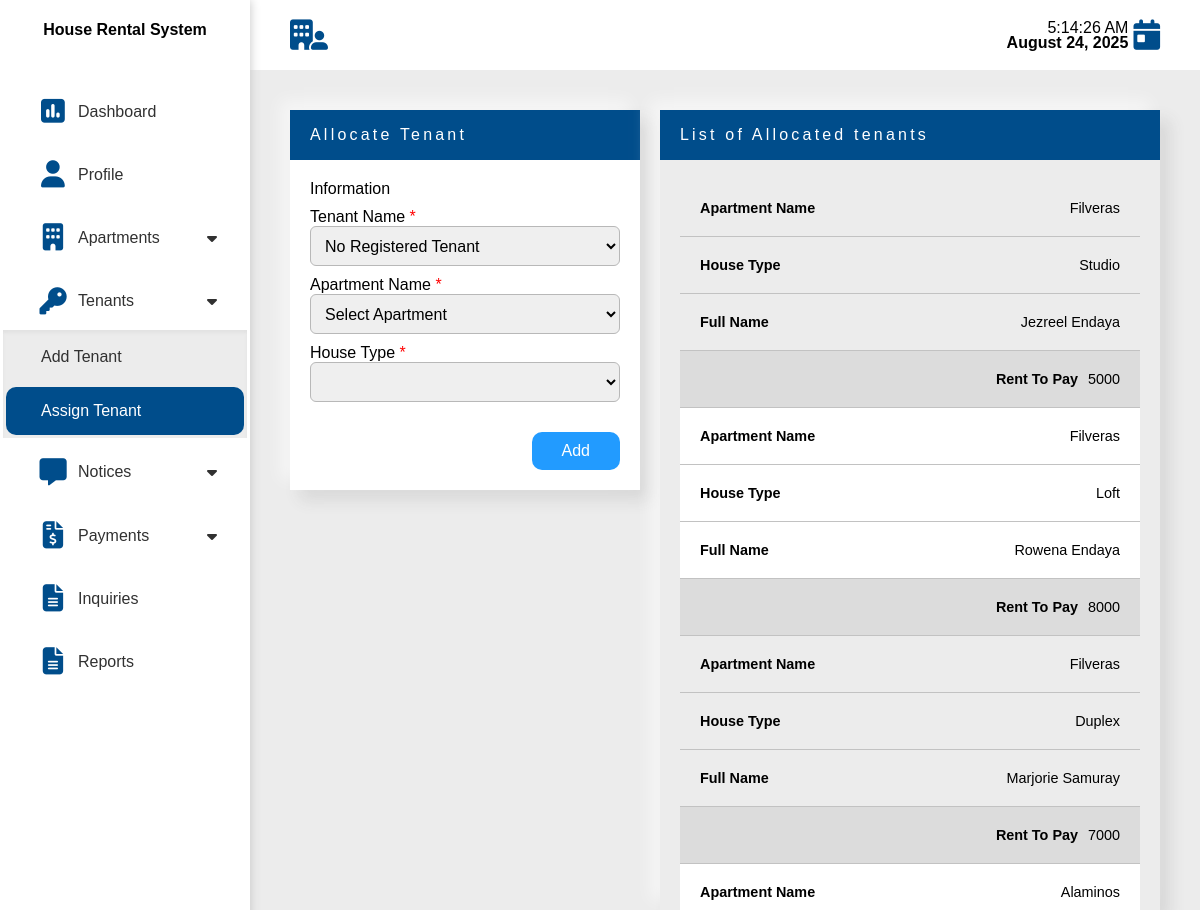
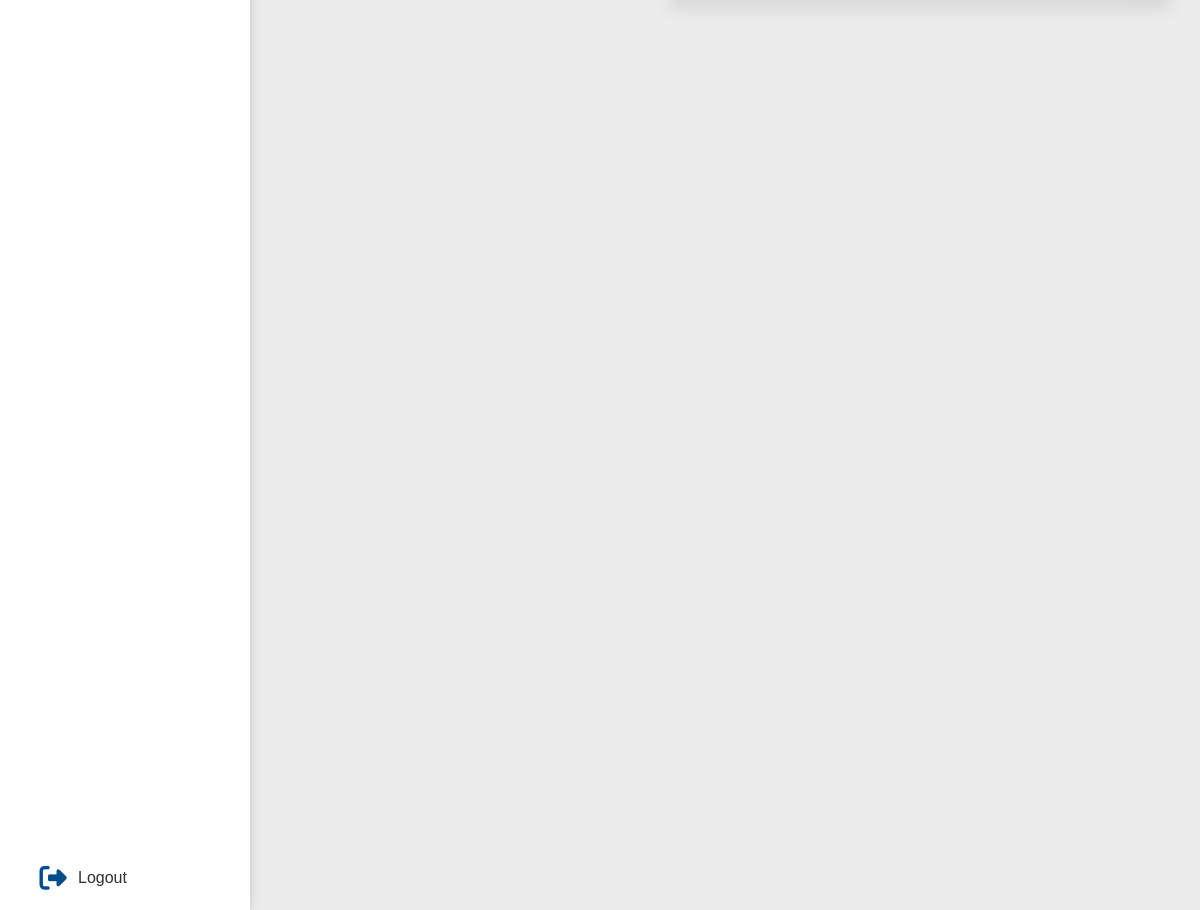
Page /landlord/assign-tenant.php (signed in) on the committed database (2 pictures, top to bottom).
### tables this page shows
CREATE TABLE `tblassign_tenant` (
  `Assignment_ID` int(11) NOT NULL,
  `Tenant_ID` int(11) NOT NULL,
  `House_ID` int(11) NOT NULL
);

CREATE TABLE `tblapartment` (
  `Apartment_ID` int(11) NOT NULL,
  `Owner_ID` int(11) NOT NULL,
  `Apartment_Name` varchar(255) NOT NULL,
  `Apartment_Type` varchar(55) NOT NULL
);

CREATE TABLE `tblhouse` (
  `House_ID` int(11) NOT NULL,
  `Apartment_ID` int(11) NOT NULL,
  `House_Type` varchar(55) NOT NULL,
  `No_Bedroom` int(11) NOT NULL,
  `No_ComfortRoom` int(11) NOT NULL,
  `Monthly_Rent` int(11) NOT NULL,
  `Description` varchar(255) NOT NULL,
  `image` longblob NOT NULL,
  `Status` varchar(55) NOT NULL
);

CREATE TABLE `tbltenant` (
  `Tenant_ID` int(11) NOT NULL,
  `Owner_ID` int(11) NOT NULL,
  `Firstname` varchar(55) NOT NULL,
  `Middlename` varchar(55) NOT NULL,
  `Lastname` varchar(55) NOT NULL,
  `Email_Address` varchar(55) NOT NULL,
  `Password` varchar(55) NOT NULL,
  `Contact_Number` bigint(11) NOT NULL,
  `Start_Date` date NOT NULL,
  `End_Date` date NOT NULL
);

### include/fetch-id.php (called while the page is built, shortened)
<?php
if (isset($_SESSION['User_ID'])) {
    $id = $_SESSION['User_ID'];
    $owneridquery = "SELECT * from tblowners where User_ID='$id'";
    $owneridresult = $con->query($owneridquery) or die($con->error);
    $owneridrow = $owneridresult->fetch_assoc();
    @$ownerid = $owneridrow['Owner_ID'];
    $tenantnullquery = "SELECT `tbltenant`.*,tbltenant.Tenant_ID as tenantid, `tblassign_tenant`.*
    FROM `tbltenant`
    LEFT JOIN `tblassign_tenant` ON `tblassign_tenant`.`Tenant_ID` = `tbltenant`.`Tenant_ID`
    where House_ID is null;";
    $tenantnullresult = $con->query($tenantnullquery);
    $occupied_house_query = "SELECT `tblassign_tenant`.*, `tbltenant`.*,`tbltenant`.Owner_ID as ownerid, `tblhouse`.*, `tblapartment`.*
    FROM `tblassign_tenant`
        LEFT JOIN `tbltenant` ON `tblassign_tenant`.`Tenant_ID` = `tbltenant`.`Tenant_ID`
        LEFT JOIN `tblhouse` ON `tblassign_tenant`.`House_ID` = `tblhouse`.`House_ID`
        LEFT JOIN `tblapartment` ON `tblhouse`.`Apartment_ID` = `tblapartment`.`Apartment_ID` WHERE tbltenant.Owner_ID='$ownerid'";
    $result_occupied_house = $con->query($occupied_house_query);
} else {
    header('Location: ../login.php');
}
?>

### landlord/assign-tenant.php (the view, shortened to what this page needs)
<?php
include_once "../connection/dbcon.php";
include_once "../include/fetch-id.php";
?>
<!DOCTYPE html>
<html lang="en">
<head>
    <?php include "../include/icon/fontawesome.php"; ?>
    <link rel="stylesheet" href="css/style.css">
    <link rel="stylesheet" href="css/table.css">
    <link rel="stylesheet" href="css/input-handler.css">
</head>
<body>
    <div class="container">
        <?php
        include 'include/sidebar.php'
        ?>
        <main>
            <header>
                <i class="fa-solid fa-building-user"></i>
                <div class="time">
                    <div class="dateTime">
                        <?php
                        include "include/time.php"
                        ?>
                    </div>
                    <i class="fa-solid fa-calendar-day"></i>
                </div>
            </header>
            <div class="content">
                <div class="add-apartment add-maincontent">
                    <div class="heading">
                        <p>Allocate Tenant</p>
                    </div>
                    <div class="body">
                        <form action="php/assign-tenant.php" method="POST">
                            <div class="personal-info">
                                <div class="header">
                                    <p>Information</p>
                                </div>
                                <div class="info-content">
                                    <div class="input-handler">
                                        <label for="tenantname">Tenant Name <span>*</span></label>
                                        <select name="tenantName" id="">
                                            <?php
                                            if($tenantnullresult->num_rows>0){
                                            ?>
                                                <option value="tenantname" disabled selected>Tenant Name</option>
                                            <?php foreach ($tenantnullid as $tenantids) { ?>?>
                                                <option value='<?php echo $tenantids['tenantid']; ?>'><?php echo $tenantids['Firstname']?></option>
                                            <?php }
                                            }else{
                                                ?>
                                                <option value='noregister'>No Registered Tenant</option>
                                                <?php
                                            }
                                            ?>
                                        </select>
                                    </div>
                                    <div class="input-handler">
                                        <label for="apartment-name">Apartment Name <span>*</span></label>
                                        <select name="apartmentName" id="apartment-info" >
                                            <option value="" disabled selected>Select Apartment</option>
                                        </select>
                                    </div>
                                    <div class="input-handler">
                                        <label for="name">House Type <span>*</span></label>
                                        <select name="houseType" id="house-info" >
                                        </select>
                                    </div>
                                    <div class="button-add">
                                        <button type="submit" name="submit">Add</button>
                                    </div>
                                </div>
                            </div>
                        </form>
                    </div>
                </div>
                <div class="apartment-table all-table">
                    <div class="heading">
                        <p>List of Allocated tenants</p>
                    </div>
                    <div class="table-body">
                        <?php if($result_occupied_house->num_rows>0){?>
                        <table class="table-default">
                            <tbody>
                                <?php while($rowoccupy = $result_occupied_house->fetch_assoc()){?>
                                <tr>
                                    <td data-title="Apartment Name"><?php echo $rowoccupy['Apartment_Name'] ?></td>
                                    <td data-title="House Type"><?php echo $rowoccupy['House_Type'];  ?></td>
                                    <td data-title="Full name"><?php echo $rowoccupy['Firstname']." ".$rowoccupy['Lastname']; ?></td>
                                    <td data-title="Rent to Pay"><?php echo  $rowoccupy['Monthly_Rent'];?></td>
                                </tr>
                                <?php }?>
                            </tbody>
                        </table>
                        <?php }else{
                            ?>
                                <div class="empty-content">
                                    <p>All Tenants are Allocated / No Tenant Registered</p>
                                </div>
                            <?php
                        }
                        ?>
                    </div>
                </div>
            </div>
        </main>
    </div>
</body>
</html>

### landlord/css/style.css (style rules this page uses)
:root { --main-font-family: Arial, Helvetica, sans-serif; --main-color: #004d8b; --secondary-color: #229bff; --warning: rgb(255, 87, 87); --success: #04AA6D; --success-hover: #028d5a; }
.content .add-maincontent { background-color: #ececec; box-shadow: -10px -10px 15px rgba(255, 255, 255, 0.5), 10px 10px 15px rgba(70, 70, 70, 0.12); overflow: hidden; display: flex; flex-direction: column; flex: 1 0; min-width: 350px; height: 100%; }
main header { display: flex; justify-content: space-between; align-items: center; height: 70px; }
.time { display: flex; align-items: center; gap: 5px; }
.time i, header i { font-size: 1.9rem; color: var(--main-color); }
.dateTime { display: flex; flex-direction: column; align-items: end; }
.heading { background-color: var(--main-color); padding: 10px 20px; color: white; letter-spacing: 0.2rem; display: flex; justify-content: space-between; align-items: center; width: 100%; line-height: 30px; }
.add-maincontent .body { padding: 20px; background-color: white; }
.body .personal-info { display: block; width: 100%; }
.personal-info .info-content { display: grid; grid-template-columns: repeat(auto-fill,minmax(300px,1fr)); grid-gap: 10px; width: 100%; margin-top: 10px; }
.content .body { width: 100%; display: grid; grid-gap: 20px; }
.button-add button { color: white !important; }
form select,form textarea { padding: 10px; }
@media only screen and (max-width: 1400px) { .all-table { max-height: 800px; overflow: auto; } }
@media only screen and (max-width: 1400px) { .table-default td { display: flex; justify-content: space-between; position: relative; border-bottom: 1px solid rgb(194, 194, 194); } }
@media only screen and (max-width: 1400px) { .table-default td::before { content: attr(data-title); font-weight: bold; } }
@media only screen and (max-width: 1400px) { .table-default td:last-child { display: flex; justify-content: flex-end; gap: 10px; width: 100%; background-color: gainsboro; } }

### landlord/css/table.css (style rules this page uses)
:root { --main-font-family: Arial, Helvetica, sans-serif }
.all-table { background-color: #ececec; box-shadow: -10px -10px 15px rgba(255, 255, 255, 0.5), 10px 10px 15px rgba(70, 70, 70, 0.12); overflow: hidden; display: flex; flex-direction: column; flex: 3; min-width: 350px; height: 100%; }
.all-table .table-body { padding: 20px; overflow: auto; }
.table-default { border-collapse: collapse; width: 100%; table-layout: fixed; }
.table-default tbody tr { text-align: center; }
.table-default tbody tr:nth-child(even) { background-color: white; }
.table-default th, .table-default td { padding: 20px; word-break: normal; }
.table-default td { font-size: .9rem; text-transform: capitalize; font-family: var(--main-font-family); }

### landlord/css/input-handler.css (style rules this page uses)
:root { --main-color: #004d8b; --seconday-color:#229bff; }
.input-handler { width: 100%; display: flex; flex-wrap: wrap; }
.input-handler span { color: red; }
.input-handler input, .input-handler select { padding: 0 10px; }
.input-handler input, .input-handler button, .input-handler select, .input-handler textarea { width: 100%; height: 40px; border-radius: 6px; border: none; outline: none; border: 1px solid rgb(184, 184, 184); font-family: Arial, Helvetica, sans-serif !important; }
.input-handler select { font-family: var(--main-font-family); }
.input-handler select option { background-color: rgb(255, 255, 255); font-family: Arial, Helvetica, sans-serif !important; }
.input-handler label { font-family: var(--main-font-family); }
.body .button-add { width: 100%; display: flex; justify-content: end; margin-top: 20px; }
.button-add button { padding: 10px 30px; border-radius: 10px; background-color: var(--seconday-color); border: none; cursor: pointer; }

### landlord/include/sidebar.css (style rules this page uses)
:root { --main-font-family: Arial, Helvetica, sans-serif; --main-color: #004d8b; --secondary-color: #229bff; --warning: rgb(255, 87, 87); --success: #04AA6D; --success-hover: #028d5a; }
* { margin: 0; padding: 0; box-sizing: border-box; font-family: 'Franklin Gothic Medium', 'Arial Narrow', Arial, sans-serif; font-size: 16px; }
body { width: 100vw; height: 100vh; display: flex; justify-content: center; overflow: hidden; }
.container { display: flex; width: 100%; height: 100%; max-width: 1920px; background-color: #ececec; }
.container main { width: 100%; }
main header { width: 100%; line-height: 60px; background-color: white; padding: 0 40px; }
main .content { width: 100%; height: auto; max-height: 95%; padding: 40px; display: flex; flex-wrap: wrap; gap: 20px; overflow: auto; }

### rows in the picture
tblassign_tenant: tblapartment.Apartment_Name "Filveras", House_ID.House_Type "Studio", Tenant_ID.Firstname "Jezreel", Tenant_ID.Lastname "Endaya", House_ID.Monthly_Rent "5000"
tblassign_tenant: tblapartment.Apartment_Name "Filveras", House_ID.House_Type "Loft", Tenant_ID.Firstname "Rowena", Tenant_ID.Lastname "Endaya", House_ID.Monthly_Rent "8000"
tblassign_tenant: tblapartment.Apartment_Name "Filveras", House_ID.House_Type "Duplex", Tenant_ID.Firstname "Marjorie", Tenant_ID.Lastname "Samuray", House_ID.Monthly_Rent "7000"
tblassign_tenant: tblapartment.Apartment_Name "Alaminos"
